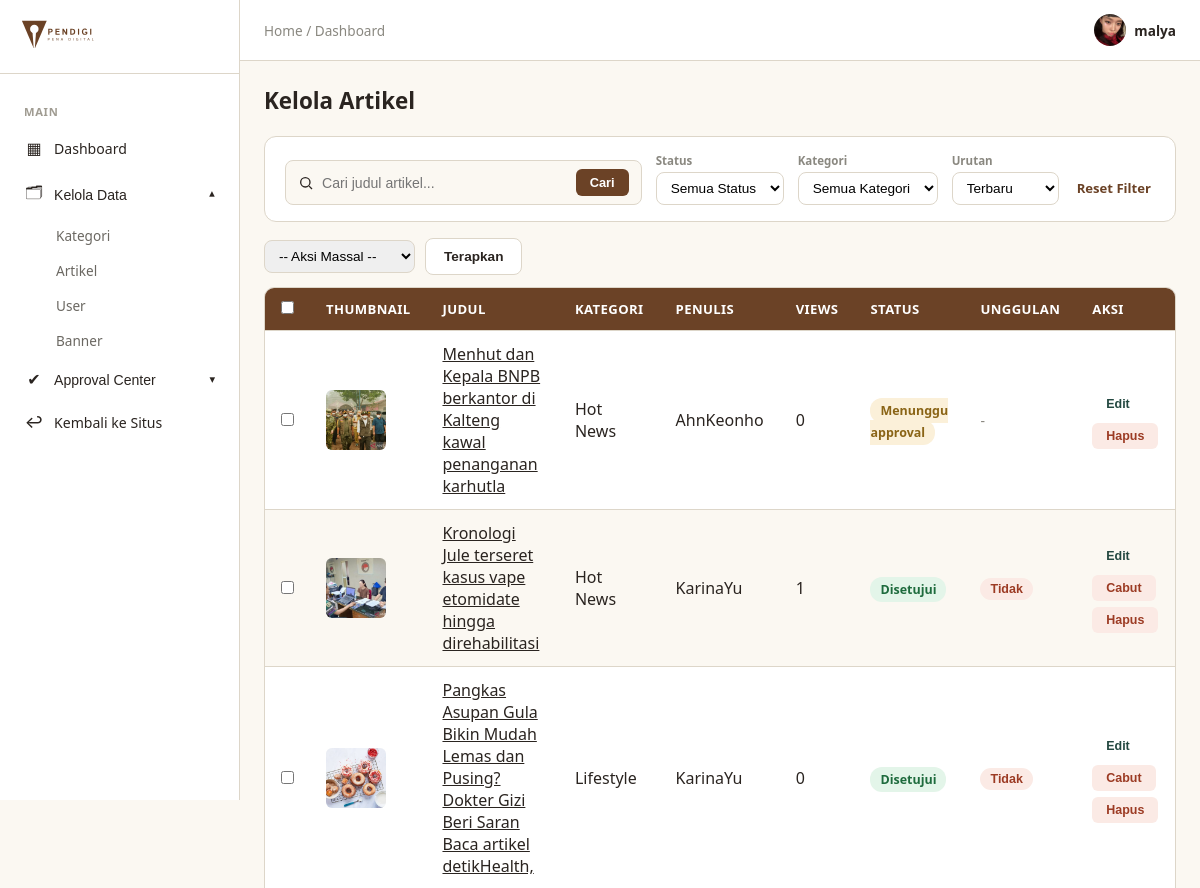
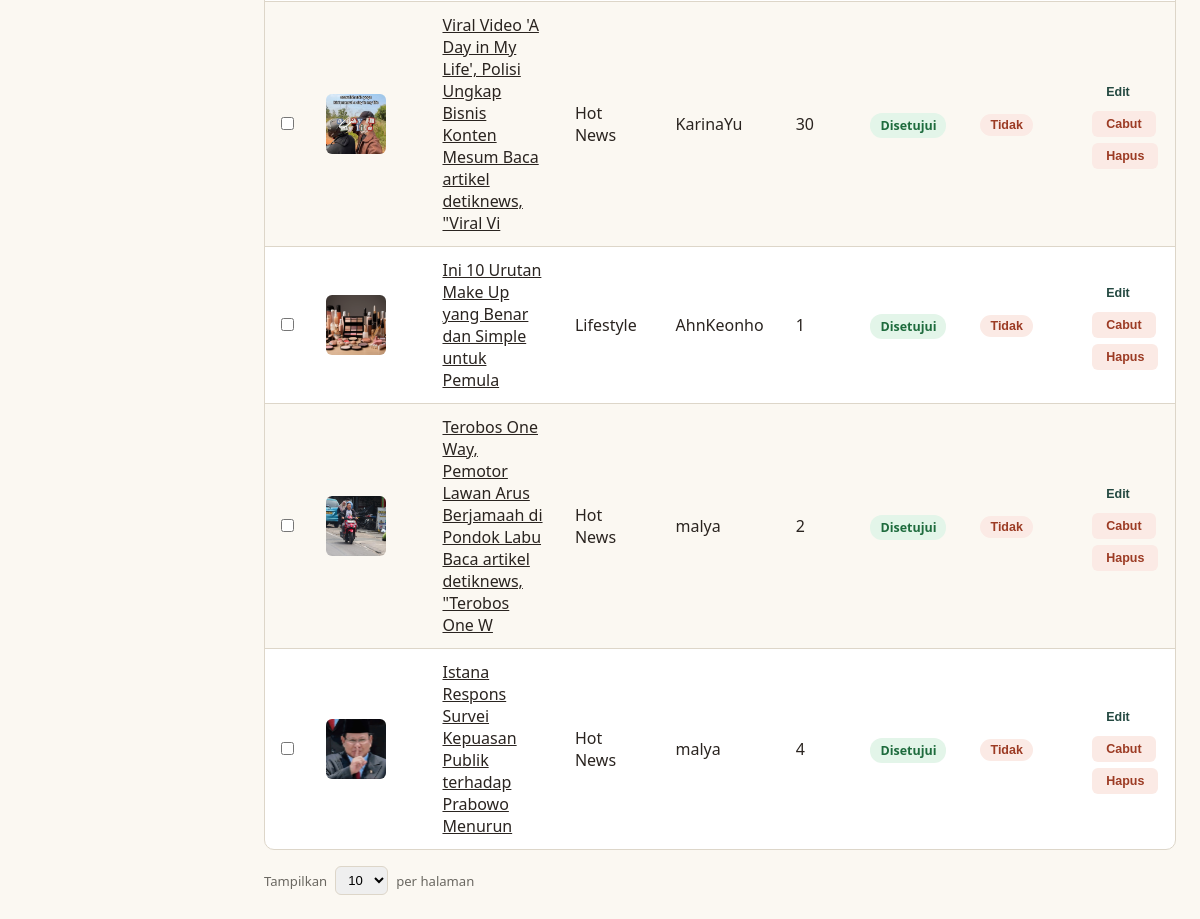
/articles/kelola/artikel/ (signed in), run on the app's committed database (2 pictures, top to bottom).
### accounts/models.py (models this page shows, shortened)
class Users(AbstractUser):
    role = models.CharField(
        max_length=20,
        choices=Role.choices,
        default=Role.PEMBACA
    )
    status_kontributor = models.CharField(
        max_length=20,
        choices=StatusKontributor.choices,
        default=StatusKontributor.NONE
    )
    profile_picture = models.ImageField(upload_to='profile_pictures/', null=True, blank=True)
    bio = models.CharField(max_length=150, blank=True)
    banner_picture = models.ImageField(
        upload_to='profile_banners/',
        blank=True,
        null=True,
    )
    publisher_id = models.CharField(
        max_length=20,
        unique=True,
        null=True,
        blank=True,
        verbose_name='ID Publisher',
    )

### articles/models.py (models this page shows, shortened)
class Articles(models.Model):
    title = models.CharField(max_length=100)
    thumbnail = models.ImageField(upload_to='articles/thumbnails/', null=True, blank=True)
    content = models.TextField()
    category = models.ForeignKey(Categories, on_delete=models.CASCADE, related_name='articles')
    contributor = models.ForeignKey(
        Users, on_delete=models.CASCADE,
        limit_choices_to={'status_kontributor': StatusKontributor.APPROVED},
        related_name='articles'
    )
    status = models.CharField(
        max_length=20,
        choices=StatusArticle.choices,
        default=StatusArticle.PENDING
    )
    rejection_reason = models.TextField(blank=True)
    is_featured = models.BooleanField(default=False)
    views_count = models.PositiveIntegerField(default=0)
    published_at = models.DateTimeField(null=True, blank=True)
    created_at = models.DateTimeField(auto_now_add=True)
    class Meta:
        ordering = ['-created_at']

class Categories(models.Model):
    name = models.CharField(max_length=50, unique=True)
    class Meta:
        verbose_name_plural = "Categories"

### articles/views.py (the view)
# urls.py: path('kelola/artikel/', views.admin_article_list, name='admin_article_list'),
@admin_required
def admin_article_list(request):
    articles = Articles.objects.select_related('category', 'contributor')
    query = request.GET.get('q', '').strip()
    if query:
        articles = articles.filter(title__icontains=query)
    status = request.GET.get('status', '')
    if status:
        articles = articles.filter(status=status)
    category_id = request.GET.get('category', '')
    if category_id:
        articles = articles.filter(category_id=category_id)
    sort = request.GET.get('sort', 'terbaru')
    sort_map = {'terbaru': '-created_at', 'terlama': 'created_at', 'populer': '-views_count'}
    articles = articles.order_by(sort_map.get(sort, '-created_at'))
    try:
        per_page = int(request.GET.get('per_page', 10))
        if per_page not in (10, 25, 50):
            per_page = 10
    except ValueError:
        per_page = 10
    paginator = Paginator(articles, per_page)
    page_obj = paginator.get_page(request.GET.get('page', 1))
    filters = [
        {
            'name': 'status', 'label': 'Status', 'value': status,
            'options': [('', 'Semua Status'), ('approved', 'Approved'), ('pending', 'Pending'), ('rejected', 'Rejected')],
        },
        {
            'name': 'category', 'label': 'Kategori', 'value': category_id,
            'options': [('', 'Semua Kategori')] + [(str(c.pk), c.name) for c in Categories.objects.all()],
        },
        {
            'name': 'sort', 'label': 'Urutan', 'value': sort,
            'options': [('terbaru', 'Terbaru'), ('terlama', 'Terlama'), ('populer', 'Terpopuler')],
        },
    ]
    return render(request, 'articles/admin_article_list.html', {
        'page_obj': page_obj,
        'articles': page_obj.object_list,
        'search_query': query,
        'filters': filters,
        'per_page': per_page,
        'per_page_options': [10, 25, 50],
        'reset_url': reverse('articles:admin_article_list'),
        'active_menu': 'master',
    })

### articles/context_processor.py (called while the page is built)
def navbar_categories(request):
    return {
        'navbar_categories': Categories.objects.all().order_by('name')
    }

### fiction/context_processors.py (called while the page is built)
def fiction_navigation(request):
    all_tags_raw = (
        Stories.objects
        .filter(status=StatusStory.APPROVED)
        .exclude(tags='')
        .values_list('tags', flat=True)
    )
    unique_tags = set()
    for tag_string in all_tags_raw:
        for tag in tag_string.split():
            tag = tag.strip().lower()
            if tag:
                unique_tags.add(tag)
    return {
        'fiction_tags': sorted(unique_tags),
    }

### interactions/context_processors.py (called while the page is built)
def navbar_notifications(request):
    if not request.user.is_authenticated:
        return {
            'navbar_notifications': [],
            'navbar_unread_count': 0,
        }
    from .models import Activity
    activities = (
        Activity.objects
        .filter(recipient=request.user)
        .select_related(
            'actor',
            'article',
            'chapter',
            'chapter__story',
        )
        .order_by('-created_at')
    )
    return {
        'navbar_notifications': activities[:5],
        'navbar_unread_count': activities.filter(
            is_read=False
        ).count(),
    }

### articles/templates/articles/admin_article_list.html (shortened to what this page needs)
{% extends 'admin_base.html' %}
{% load static %}
{% block extra_css %}
    <link rel="stylesheet" href="{% static 'css/admin.css' %}">
    <link rel="stylesheet" href="{% static 'css/table.css' %}">
    <link rel="stylesheet" href="{% static 'css/admin-table.css' %}">
    <link rel="stylesheet" href="{% static 'css/forms.css' %}">
    <link rel="stylesheet" href="{% static 'css/modal.css' %}">
{% endblock %}
{% block admin_content %}
<h1 class="admin-page-title">Kelola Artikel</h1>
{% include 'partials/table_toolbar.html' with search_placeholder="Cari judul artikel..." %}
<form method="post" action="{% url 'articles:admin_article_bulk_action' %}" id="bulkForm" onsubmit="return confirmBulk()">
    <div class="bulk-action-bar">
        <select name="bulk_action">
            <option value="">-- Aksi Massal --</option>
        </select>
        <button type="submit" class="btn-secondary">Terapkan</button>
    </div>
    <table class="data-table">
        <thead>
            <tr>
                <th style="width:36px;"><input type="checkbox" id="selectAll" onclick="toggleAll(this)"></th>
                <th>Thumbnail</th>
                <th>Judul</th>
                <th>Kategori</th>
                <th>Penulis</th>
                <th>Views</th>
                <th>Status</th>
                <th>Unggulan</th>
                <th>Aksi</th>
            </tr>
        </thead>
        <tbody>
            {% for article in articles %}
            <tr>
                <td><input type="checkbox" name="selected_ids" value="{{ article.pk }}" class="row-checkbox" onchange="updateSelectedCount()"></td>
                 <td>
                    {% if article.thumbnail %}
                        <img src="{{ article.thumbnail.url }}" class="table-thumb" alt="{{ article.title }}">
                    {% else %}
                        <div class="table-thumb table-thumb-placeholder">📄</div>
                    {% endif %}
                </td>
                <td><a href="{% url 'articles:article_detail' article.pk %}" target="_blank">{{ article.title }}</a></td>
                <td>{{ article.category.name }}</td>
                <td>{{ article.contributor.username }}</td>
                <td>{{ article.views_count }}</td>
                <td><span class="status-badge status-{{ article.status }}">{{ article.get_status_display }}</span></td>
                <td>
                    {% if article.status == 'approved' %}
                    <form action="{% url 'articles:admin_toggle_featured' article.pk %}" method="post" style="display:inline;">
                        <button type="submit" class="status-badge {% if article.is_featured %}status-approved{% else %}status-rejected{% endif %}" style="border:none;cursor:pointer;">
                            {% if article.is_featured %}★ Ya{% else %}Tidak{% endif %}
                        </button>
                    </form>
                    {% else %}
                        <span class="hint-text">-</span>
                    {% endif %}
                </td>
                <td>
                    <div class="table-actions">
                        <button type="button" class="edit-link" style="background:none;border:none;cursor:pointer;"
                                onclick="openArticleModal('{% url 'articles:admin_edit_article_meta' article.pk %}')">Edit</button>
                        {% if article.status == 'approved' %}
                        <button type="button" class="btn-reject" onclick="takedownArticle({{ article.pk }})">Cabut</button>
                        {% endif %}
                        <button type="button" class="btn-reject" onclick="deleteArticle({{ article.pk }})">Hapus</button>
                    </div>
                </td>
            </tr>
            {% empty %}
            <tr><td colspan="9" class="empty-state">Tidak ada artikel yang sesuai.</td></tr>
            {% endfor %}
        </tbody>
    </table>
</form>
{% include 'partials/table_pagination.html' %}
{% endblock %}

### templates/admin_base.html (shortened to what this page needs)
{% extends 'base.html' %}
{% load static %}
{% block body %}
  <div class="admin-layout">
    <aside class="admin-sidebar">
      <div class="admin-sidebar-header">
        <img src="{% static 'images/pendigi-logo-tulisan.svg' %}" alt="Pena Digital" class="admin-logo" />
      </div>
      <nav class="admin-nav">
        <span class="admin-nav-group-label">Main</span>
        <a href="{% url 'dashboard' %}" class="admin-nav-link {% if active_menu == 'dashboard' %}is-active{% endif %}"><span class="admin-nav-icon">▦</span> Dashboard</a>
        <div class="admin-nav-dropdown {% if active_menu == 'master' %}is-open{% endif %}">
          <button type="button" class="admin-nav-link admin-nav-dropdown-toggle">
            <span class="admin-nav-icon">🗂</span> Kelola Data
            <span class="admin-nav-caret">▾</span>
          </button>
          <div class="admin-nav-submenu">
            <a href="{% url 'articles:category_list' %}">Kategori</a>
            <a href="{% url 'articles:admin_article_list' %}">Artikel</a>
            <a href="{% url 'admin_user_list' %}">User</a>
            <a href="{% url 'articles:banner_list' %}">Banner</a>
          </div>
        </div>
        <div class="admin-nav-dropdown {% if active_menu == 'approval' %}is-open{% endif %}">
          <button type="button" class="admin-nav-link admin-nav-dropdown-toggle">
            <span class="admin-nav-icon">✔</span> Approval Center
            <span class="admin-nav-caret">▾</span>
          </button>
        </div>
        <a href="{% url 'articles:article_list' %}" class="admin-nav-link"><span class="admin-nav-icon">↩</span> Kembali ke Situs</a>
      </nav>
    </aside>
    <div class="admin-main">
      <header class="admin-topbar">
        <div class="admin-breadcrumb">Home / {{ breadcrumb|default:'Dashboard' }}</div>
        <div class="admin-topbar-right">
          <div class="admin-profile">
            {% if user.profile_picture %}
              <img src="{{ user.profile_picture.url }}" class="admin-profile-avatar" />
            {% else %}
              <div class="admin-profile-avatar admin-avatar-placeholder">{{ user.username|first|upper }}</div>
            {% endif %}
            <span>{{ user.username }}</span>
          </div>
        </div>
      </header>
      <main class="admin-content">
        {% block admin_content %}
        {% endblock %}
      </main>
    </div>
  </div>
{% endblock %}

### static/css/base.css (style rules this page uses)
:root { --paper: #FBF8F2; --ink: #2F5D50; --ink-dark: #234840; --brown: #6B4226; --brown-dark: #54331d; --divider: #DDD6C9; --text: #2A2420; }
* { box-sizing: border-box; margin: 0; padding: 0; }
body { font-family: system-ui, -apple-system, sans-serif; background: var(--paper); color: var(--text); }
a { color: inherit; }
.hint-text { color: #8a8880; font-size: 0.88rem; }
.btn-secondary { padding: 10px 18px; border: 1.5px solid var(--divider); border-radius: 8px; background: #fff; color: var(--text); font-weight: 600; font-size: 0.85rem; cursor: pointer; }

### static/css/admin.css (style rules this page uses)
* { box-sizing: border-box; }
.admin-layout { display: flex; min-height: 100vh; background: var(--paper); }
.admin-sidebar { width: 240px; background: #fff; border-right: 1px solid var(--divider); flex-shrink: 0; display: flex; flex-direction: column; position: sticky; top: 0; height: 100vh; overflow-y: auto; }
.admin-sidebar-header { padding: 20px; border-bottom: 1px solid var(--divider); }
.admin-logo { height: 28px; }
.admin-nav { padding: 16px 12px; display: flex; flex-direction: column; gap: 2px; }
.admin-nav-group-label { font-size: 0.7rem; font-weight: 700; text-transform: uppercase; letter-spacing: 0.06em; color: #a09c92; padding: 14px 12px 6px; }
.admin-nav-link { display: flex; align-items: center; gap: 10px; padding: 10px 12px; border-radius: 8px; color: var(--text); text-decoration: none; font-size: 0.88rem; font-weight: 500; background: none; border: none; width: 100%; text-align: left; cursor: pointer; }
.admin-nav-icon { font-size: 1rem; width: 20px; text-align: center; }
.admin-nav-caret { margin-left: auto; font-size: 0.7rem; transition: transform .15s ease; }
.admin-nav-dropdown.is-open .admin-nav-caret { transform: rotate(180deg); }
.admin-nav-submenu { display: none; flex-direction: column; padding-left: 32px; }
.admin-nav-dropdown.is-open .admin-nav-submenu { display: flex; }
.admin-nav-submenu a { padding: 8px 12px; font-size: 0.85rem; color: #6b6862; text-decoration: none; border-radius: 6px; }
.admin-main { flex: 1; min-width: 0; }
.admin-topbar { background: #fff; border-bottom: 1px solid var(--divider); padding: 14px 24px; display: flex; justify-content: space-between; align-items: center; }
.admin-breadcrumb { font-size: 0.85rem; color: #8a8880; }
.admin-topbar-right { display: flex; align-items: center; gap: 18px; }
.admin-profile { display: flex; align-items: center; gap: 8px; font-size: 0.85rem; font-weight: 600; }
.admin-profile-avatar { width: 32px; height: 32px; border-radius: 50%; object-fit: cover; }
.admin-content { padding: 24px; max-width: 1200px; }
.admin-page-title { font-size: 1.4rem; color: var(--text); margin-bottom: 20px; }
.table-actions { display: flex; flex-wrap: wrap; align-items: center; gap: 8px; }

### static/css/table.css (style rules this page uses)
.data-table { width: 100%; border-collapse: separate; border-spacing: 0; background: #fff; border: 1px solid var(--divider); border-radius: 10px; overflow: hidden; }
.data-table th, .data-table td { padding: 12px 16px; text-align: left; border-bottom: 1px solid var(--divider); }
.data-table th { background: var(--brown); color: #fff; font-size: 0.82rem; font-weight: 600; text-transform: uppercase; letter-spacing: 0.03em; }
.data-table tbody tr:nth-child(even) { background: var(--paper); }
.data-table tbody tr:last-child td { border-bottom: none; }
.status-badge { padding: 4px 10px; border-radius: 12px; font-size: 0.78rem; font-weight: 600; }
.status-pending { background: #FBF0D9; color: #8a6416; }
.status-approved { background: #E3F5E9; color: #1e6b3d; }
.status-rejected { background: #FBEAE5; color: #9C3B24; }
.table-thumb { width: 60px; height: 60px; object-fit: cover; border-radius: 6px; display: block; }
.table-actions { display: flex; gap: 6px; }
.btn-approve, .btn-reject { padding: 6px 14px; border: none; border-radius: 6px; font-size: 0.78rem; font-weight: 600; cursor: pointer; }
.btn-reject { background: #FBEAE5; color: #9C3B24; }
.edit-link { display: inline-block; padding: 6px 14px; border-radius: 6px; font-size: 0.78rem; font-weight: 600; text-decoration: none; background: #E8F0EE; color: var(--ink-dark); transition: background .15s ease; }

### static/css/admin-table.css (style rules this page uses)
.bulk-action-bar { display: flex; align-items: center; gap: 10px; margin-bottom: 12px; }
.bulk-action-bar select { border: 1px solid var(--divider); border-radius: 8px; padding: 7px 10px; font-size: 0.85rem; }

### data on the page
Users: profile_picture (picture), username "malya"
Articles: thumbnail (picture), title "Menhut dan Kepala BNPB berkantor di Kalteng kawal penanganan karhutla", category.name "Hot News", contributor.username "AhnKeonho", views_count "0", status "Menunggu approval"
Articles: thumbnail (picture), title "Kronologi Jule terseret kasus vape etomidate hingga direhabilitasi", category.name "Hot News", contributor.username "KarinaYu", views_count "1", status "Disetujui", is_featured "Tidak"
Articles: thumbnail (picture), title "Pangkas Asupan Gula Bikin Mudah Lemas dan Pusing? Dokter Gizi Beri Saran Baca artikel detikHealth,", category.name "Lifestyle", contributor.username "KarinaYu", views_count "0", status "Disetujui", is_featured "Tidak"
Articles: thumbnail (picture), title "Viral Video 'A Day in My Life', Polisi Ungkap Bisnis Konten Mesum Baca artikel detiknews, \"Viral Vi", category.name "Hot News", contributor.username "KarinaYu", views_count "30", status "Disetujui", is_featured "Tidak"
Articles: thumbnail (picture), title "Ini 10 Urutan Make Up yang Benar dan Simple untuk Pemula", category.name "Lifestyle", contributor.username "AhnKeonho", views_count "1", status "Disetujui", is_featured "Tidak"
Articles: thumbnail (picture), title "Terobos One Way, Pemotor Lawan Arus Berjamaah di Pondok Labu Baca artikel detiknews, \"Terobos One W", category.name "Hot News", contributor.username "malya", views_count "2", status "Disetujui", is_featured "Tidak"
Articles: thumbnail (picture), title "Istana Respons Survei Kepuasan Publik terhadap Prabowo Menurun", category.name "Hot News", contributor.username "malya", views_count "4", status "Disetujui", is_featured "Tidak"

### other printed values
{{ breadcrumb|default:'Dashboard' }} "Dashboard"
{{ f.label }} "Status" "Kategori" "Urutan"
form field status "Semua Status"
form field category "Semua Kategori"
form field sort "Terbaru"
form field value "10"
